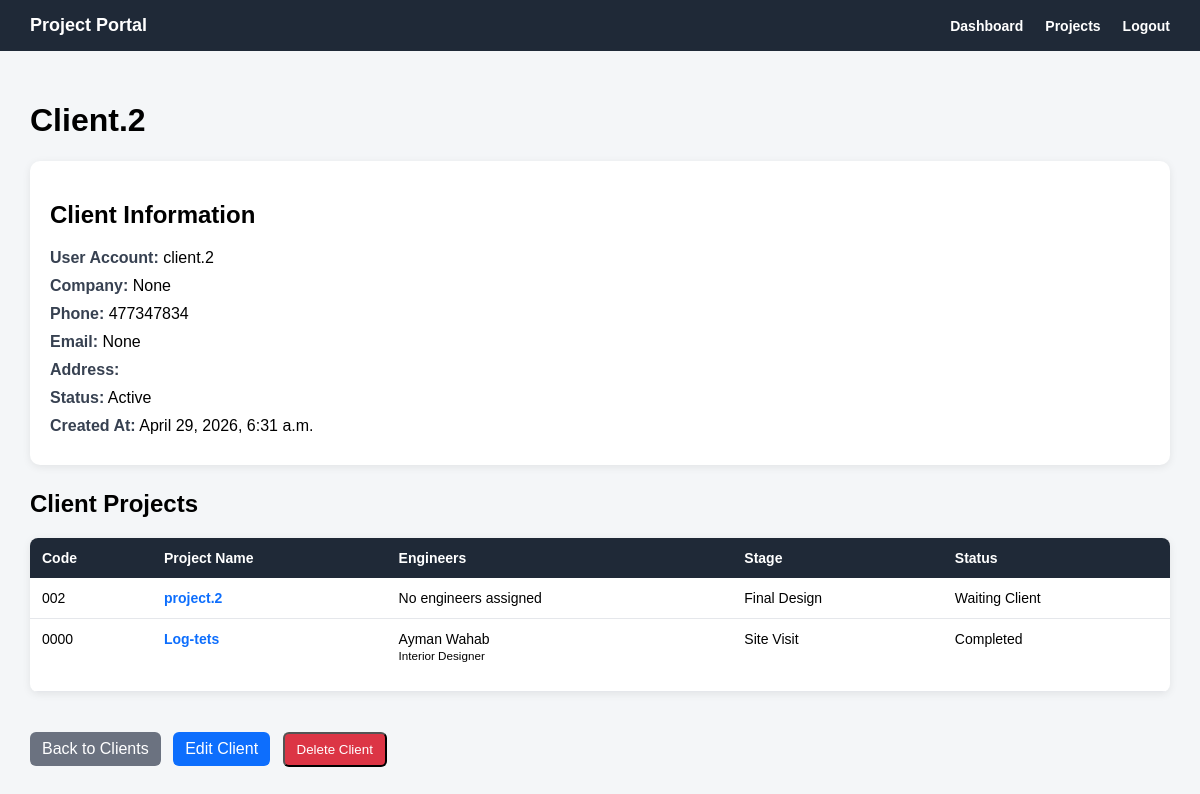
Page /clients/3/ (signed in) on the earlier database version.
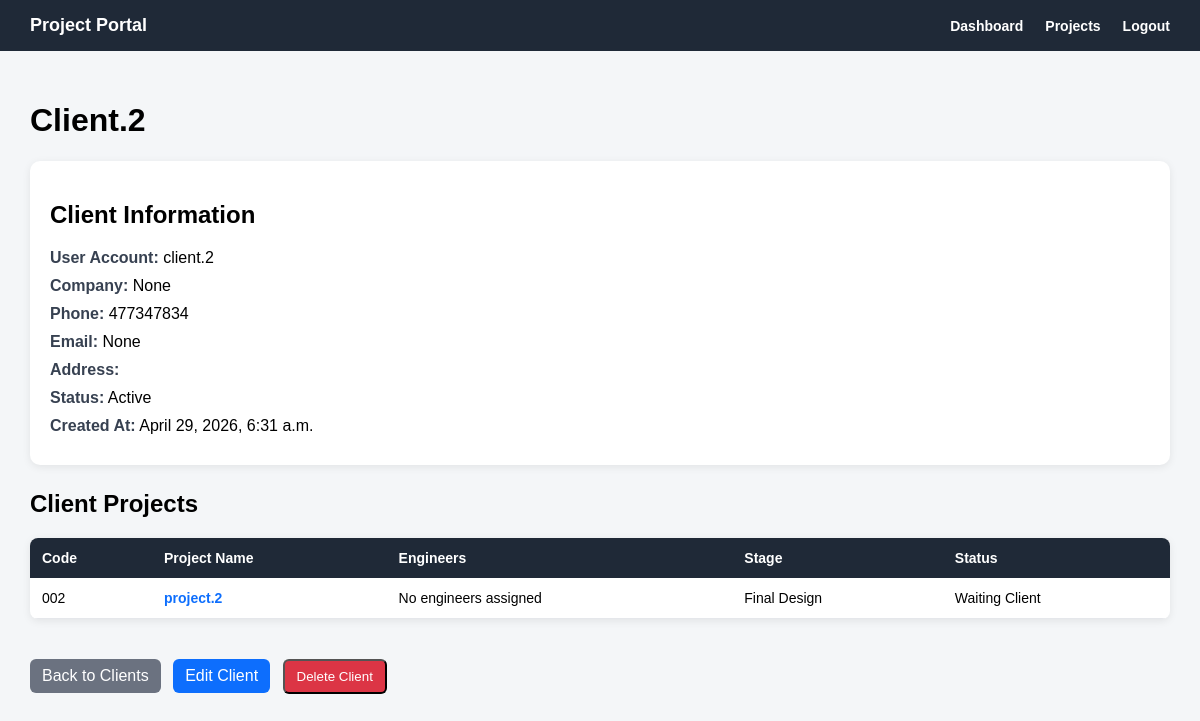
Same page on the later database version.
### projects/models.py (models this page shows, shortened)
class Project(models.Model):
    class Status(models.TextChoices):
        NEW = 'NEW', 'New'
        IN_PROGRESS = 'IN_PROGRESS', 'In Progress'
        WAITING_CLIENT = 'WAITING_CLIENT', 'Waiting Client'
        COMPLETED = 'COMPLETED', 'Completed'
        CANCELLED = 'CANCELLED', 'Cancelled'
    class Stage(models.TextChoices):
        PROJECT_REGISTERED = 'PROJECT_REGISTERED', 'Project Registered'
        REQUIREMENTS_COLLECTED = 'REQUIREMENTS_COLLECTED', 'Requirements Collected'
        SITE_VISIT = 'SITE_VISIT', 'Site Visit'
        CONCEPT_DESIGN = 'CONCEPT_DESIGN', 'Concept Design'
        CLIENT_REVIEW = 'CLIENT_REVIEW', 'Client Review'
        REVISIONS = 'REVISIONS', 'Revisions'
        FINAL_DESIGN = 'FINAL_DESIGN', 'Final Design'
        DRAWINGS_PREPARATION = 'DRAWINGS_PREPARATION', 'Drawings Preparation'
        MUNICIPALITY_SUBMISSION = 'MUNICIPALITY_SUBMISSION', 'Municipality Submission'
        APPROVAL_STAGE = 'APPROVAL_STAGE', 'Approval Stage'
        SUPERVISION_EXECUTION = 'SUPERVISION_EXECUTION', 'Supervision / Execution'
        COMPLETED = 'COMPLETED', 'Completed'
    project_name = models.CharField(max_length=200)
    project_code = models.CharField(max_length=50, unique=True)
    client = models.ForeignKey(
        Client,
        on_delete=models.CASCADE,
        related_name='projects'
    )
    assigned_engineers = models.ManyToManyField(
        Engineer,
        blank=True,
        related_name='projects'
    )
    project_type = models.CharField(max_length=100, blank=True, null=True)
    location = models.CharField(max_length=200, blank=True, null=True)
    start_date = models.DateField(blank=True, null=True)
    expected_end_date = models.DateField(blank=True, null=True)
    current_stage = models.CharField(
        max_length=50,
        choices=Stage.choices,
        default=Stage.PROJECT_REGISTERED
    )
    status = models.CharField(
        max_length=30,
        choices=Status.choices,
        default=Status.NEW
    )
    description = models.TextField(blank=True, null=True)
    created_at = models.DateTimeField(auto_now_add=True)

### engineers/models.py (models this page shows, shortened)
class Engineer(models.Model):
    class Department(models.TextChoices):
        INTERIOR_DESIGNER = 'INTERIOR_DESIGNER', 'Interior Designer'
        MECHANICAL_ENGINEER = 'MECHANICAL_ENGINEER', 'Mechanical Engineer'
        ELECTRICAL_ENGINEER = 'ELECTRICAL_ENGINEER', 'Electrical Engineer'
        SUPERVISOR = 'SUPERVISOR', 'Supervisor'
        ARCHITECT = 'ARCHITECT', 'Architect'
    user = models.OneToOneField(
        settings.AUTH_USER_MODEL,
        on_delete=models.CASCADE,
        related_name='engineer_profile'
    )
    engineer_name = models.CharField(max_length=150)
    department = models.CharField(
        max_length=50,
        choices=Department.choices,
        blank=True,
        null=True
    )
    phone = models.CharField(max_length=30, blank=True, null=True)
    email = models.EmailField(blank=True, null=True)
    specialization = models.CharField(max_length=150, blank=True, null=True)
    is_active = models.BooleanField(default=True)
    created_at = models.DateTimeField(auto_now_add=True)

### clients/views.py (the view)
# urls.py: path('<int:pk>/', client_detail_view, name='client_detail'),
@login_required
def client_detail_view(request, pk):
    if request.user.role != 'ADMIN':
        client = None
        projects = []
    else:
        client = get_object_or_404(Client, pk=pk)
        projects = client.projects.all()
    return render(request, 'clients/client_detail.html', {
        'client': client,
        'projects': projects,
    })

### templates/clients/client_detail.html (shortened to what this page needs)
{% extends 'base.html' %}
{% block content %}
{% if client %}
    <h1>{{ client.client_name }}</h1>
    <div class="card">
        <h2>Client Information</h2>
        <div class="info-row">
            <span class="label">User Account:</span>
            {% if client.user %}
                {{ client.user.username }}
            {% else %}
                No user linked
            {% endif %}
        </div>
        <div class="info-row">
            <span class="label">Company:</span>
            {{ client.company_name }}
        </div>
        <div class="info-row">
            <span class="label">Phone:</span>
            {{ client.phone }}
        </div>
        <div class="info-row">
            <span class="label">Email:</span>
            {{ client.email }}
        </div>
        <div class="info-row">
            <span class="label">Address:</span>
        </div>
        <div class="info-row">
            <span class="label">Status:</span>
            {% if client.is_active %}
                Active
            {% else %}
                Inactive
            {% endif %}
        </div>
        <div class="info-row">
            <span class="label">Created At:</span>
            {{ client.created_at }}
        </div>
    </div>
    <h2>Client Projects</h2>
    {% if projects %}
        <table class="projects-table">
            <tr>
                <th>Code</th>
                <th>Project Name</th>
                <th>Engineers</th>
                <th>Stage</th>
                <th>Status</th>
            </tr>
            {% for project in projects %}
                <tr>
                    <td>{{ project.project_code }}</td>
                    <td>
                        <a href="{% url 'projects:project_detail' project.pk %}">
                            {{ project.project_name }}
                        </a>
                    </td>
                    <td>
                        {% for engineer in project.assigned_engineers.all %}
                            {{ engineer.engineer_name }}
                            {% if engineer.department %}
                                <br>
                                <small>{{ engineer.get_department_display }}</small>
                            {% endif %}
                            <br><br>
                        {% empty %}
                            No engineers assigned
                        {% endfor %}
                    </td>
                    <td>{{ project.get_current_stage_display }}</td>
                    <td>{{ project.get_status_display }}</td>
                </tr>
            {% endfor %}
        </table>
    {% else %}
        <p>No projects found for this client.</p>
    {% endif %}
{% else %}
    <h1>Access Denied</h1>
    <p>You do not have permission to view this client.</p>
{% endif %}
<div style="margin-top: 20px;">
    <a href="{% url 'clients:client_list' %}" class="btn">
        Back to Clients
    </a>
    {% if request.user.role == 'ADMIN' and client %}
        <a href="{% url 'clients:client_edit' client.pk %}" class="btn" style="background: #0d6efd; margin-left: 8px;">
            Edit Client
        </a>
        <form method="post"
              action="{% url 'clients:client_delete' client.pk %}"
              style="display: inline;"
              onsubmit="return confirm('Are you sure you want to delete this client?');">
            <button type="submit" class="btn" style="background: #dc3545; margin-left: 8px;">
                Delete Client
            </button>
        </form>
    {% endif %}
</div>
{% endblock %}

Differences in the rows shown:
removed Project: project_code "0000", project_name "Log-tets", current_stage "Site Visit", status "Completed"
no longer on this page (row unchanged): Engineer: engineer_name "Ayman Wahab", department "Interior Designer"
